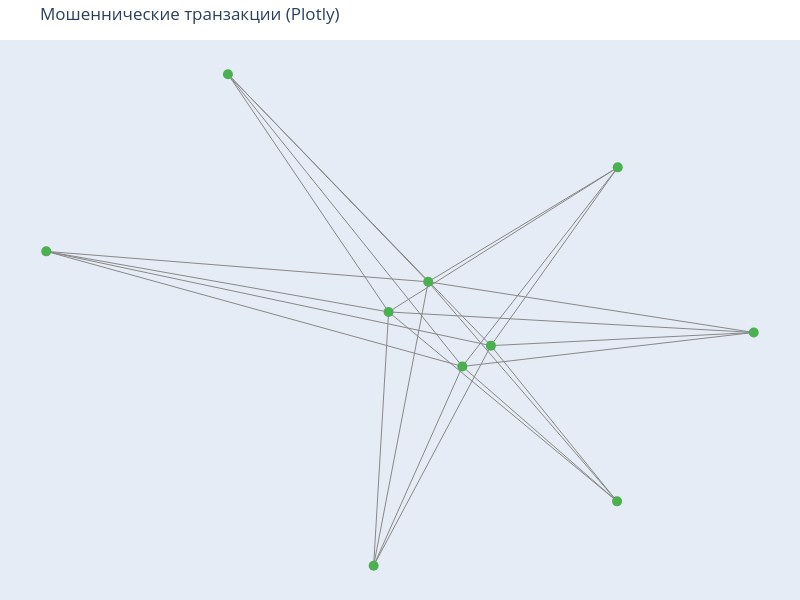
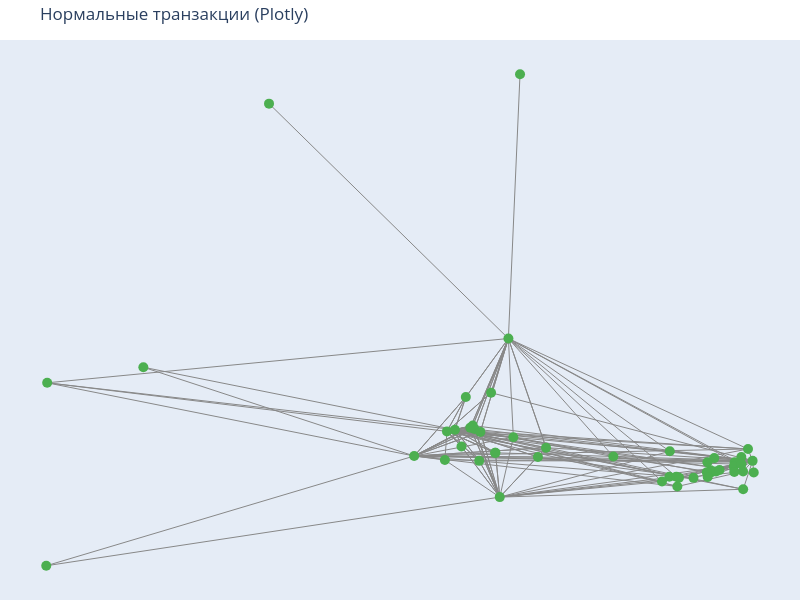

Source (notebook cell) for these figures, in order:
### Code cell
fig1 = plot_graph_plotly(G_fraud, title='Мошеннические транзакции (Plotly)', max_nodes=50)
fig2 = plot_graph_plotly(G_normal, title='Нормальные транзакции (Plotly)', max_nodes=50)

fig1.show()
fig2.show()

### Figure 1 — Plotly figure (JSON) as saved in the notebook; plotly's stock layout.template omitted (floating-point values rounded to 4 significant figures)
{"data": [{"hoverinfo": "none", "line": {"color": "#888888", "width": 1}, "mode": "lines", "type": "scatter", "x": [0.1275, -0.1699, null, 0.1275, -1, null, 0.1275, -0.5393, null, 0.1275, 0.7939, null, 0.1275, 0.4473, null, 0.1275, 0.4491, null, 0.05502, 0.4491, null, 0.05502, -0.5393, null, 0.05502, -1, null, 0.05502, 0.4473, null, 0.05502, -0.1699, null, 0.05502, 0.7939, null, -0.03155, 0.4491, null, -0.03155, 0.7939, null, -0.03155, 0.4473, null, -0.03155, -0.1699, null, -0.03155, -0.5393, null, -0.03155, -1, null, -0.132, 0.4473, null, -0.132, -0.5393, null, -0.132, 0.7939, null, -0.132, 0.4491, null, -0.132, -0.1699, null, -0.132, -1, null], "y": [-0.08524, -0.8122, null, -0.08524, 0.2262, null, -0.08524, 0.8112, null, -0.08524, -0.04172, null, -0.08524, -0.5995, null, -0.08524, 0.5036, null, -0.1539, 0.5036, null, -0.1539, 0.8112, null, -0.1539, 0.2262, null, -0.1539, -0.5995, null, -0.1539, -0.8122, null, -0.1539, -0.04172, null, 0.1256, 0.5036, null, 0.1256, -0.04172, null, 0.1256, -0.5995, null, 0.1256, -0.8122, null, 0.1256, 0.8112, null, 0.1256, 0.2262, null, 0.0261, -0.5995, null, 0.0261, 0.8112, null, 0.0261, -0.04172, null, 0.0261, 0.5036, null, 0.0261, -0.8122, null, 0.0261, 0.2262, null]}, {"hoverinfo": "text", "marker": {"color": "#4CAF50", "size": 10}, "mode": "markers", "text": ["PN_EU_0_260", "PN_Ret2", "PN_EU_1_328", "PN_Ret6", "PN_EU_0_955", "PN_Ret1", "PN_Ret4", "PN_EU_0_1045", "PN_Ret5", "PN_Ret3"], "type": "scatter", "x": [0.1275, -0.1699, 0.05502, 0.4491, -0.03155, -1, -0.5393, -0.132, 0.4473, 0.7939], "y": [-0.08524, -0.8122, -0.1539, 0.5036, 0.1256, 0.2262, 0.8112, 0.0261, -0.5995, -0.04172]}], "layout": {"height": 600, "hovermode": "closest", "margin": {"b": 0, "l": 0, "r": 0, "t": 40}, "showlegend": false, "title": {"text": "Мошеннические транзакции (Plotly)"}, "width": 800, "xaxis": {"showgrid": false, "showticklabels": false, "zeroline": false}, "yaxis": {"showgrid": false, "showticklabels": false, "zeroline": false}}}

### Figure 2 — Plotly figure (JSON) as saved in the notebook; plotly's stock layout.template omitted (floating-point values rounded to 4 significant figures; data arrays with more than 128 entries replaced by an {"elided": "..."} marker saying what was removed)
{"data": [{"hoverinfo": "none", "line": {"color": "#888888", "width": 1}, "mode": "lines", "type": "scatter", "x": {"elided": "495 float values"}, "y": {"elided": "495 float values"}}, {"hoverinfo": "text", "marker": {"color": "#4CAF50", "size": 10}, "mode": "markers", "text": ["PN_EU_0_1191", "PN_EU_0_883", "PN_EU_0_210", "PN_Ret2", "PN_EU_2_20", "PN_EU_3_6", "PN_EU_2_113", "PN_EU_1_275", "PN_EU_1_139", "operator", "PN_EU_0_254", "PN_EU_0_1259", "PN_EU_0_42", "PN_Ret6", "PN_EU_0_801", "PN_EU_0_754", "PN_EU_1_14", "PN_EU_1_242", "PN_EU_0_905", "PN_EU_0_775", "PN_EU_1_256", "PN_EU_1_198", "PN_EU_1_457", "PN_EU_1_46", "PN_EU_2_51", "PN_EU_1_16", "PN_EU_0_1074", "PN_EU_2_147", "PN_EU_1_467", "PN_Ret3", "PN_EU_1_91", "PN_Ret1", "PN_EU_3_17", "PN_EU_0_520", "PN_EU_1_459", "PN_Ret5", "PN_EU_0_73", "PN_EU_2_154", "PN_EU_0_518", "PN_EU_1_20", "PN_EU_2_105", "PN_EU_1_297", "PN_EU_2_141", "PN_EU_3_4", "PN_EU_1_239", "PN_EU_1_27", "PN_EU_1_282", "PN_EU_0_455", "PN_EU_0_323", "PN_EU_0_266"], "type": "scatter", "x": [0.3201, 0.2293, 0.2634, -0.3013, -0.1867, -0.1778, -0.1899, 0.3236, -0.1129, 0.3415, 0.2721, 0.1834, 0.2686, -0.2238, 0.262, 0.2545, 0.3074, 0.1986, 0.2562, 0.2788, 0.1694, 0.1843, 0.3327, -0.2114, -0.2031, -1, 0.3058, -0.1755, 0.3235, -0.1386, -0.2429, -0.1223, -0.05081, 0.3067, 0.3204, -0.239, -0.9982, 0.1967, 0.2017, 0.3437, -0.1468, -0.1476, -0.1552, -0.0662, -0.5769, -0.1946, 0.07706, 0.2557, -0.8155, -0.1002], "y": [-0.02794, -0.06067, -0.05185, -0.02623, 0.01626, -0.03384, 0.0218, -0.07863, 0.003375, -0.03387, -0.05056, -0.059, -0.02955, 0.01526, -0.04873, -0.05176, -0.03593, -0.07425, -0.05939, -0.0482, -0.06641, -0.01878, -0.01517, -0.01133, 0.06678, -0.1992, -0.04287, 0.01177, -0.05067, -0.09103, -0.03252, 0.159, -0.01308, -0.05153, -0.03909, 0.01259, 0.08916, -0.05876, -0.06035, -0.0521, -0.02116, -0.02126, 0.07357, -0.02782, 0.5293, 0.01848, -0.02705, -0.03605, 0.1137, 0.5756]}], "layout": {"height": 600, "hovermode": "closest", "margin": {"b": 0, "l": 0, "r": 0, "t": 40}, "showlegend": false, "title": {"text": "Нормальные транзакции (Plotly)"}, "width": 800, "xaxis": {"showgrid": false, "showticklabels": false, "zeroline": false}, "yaxis": {"showgrid": false, "showticklabels": false, "zeroline": false}}}
